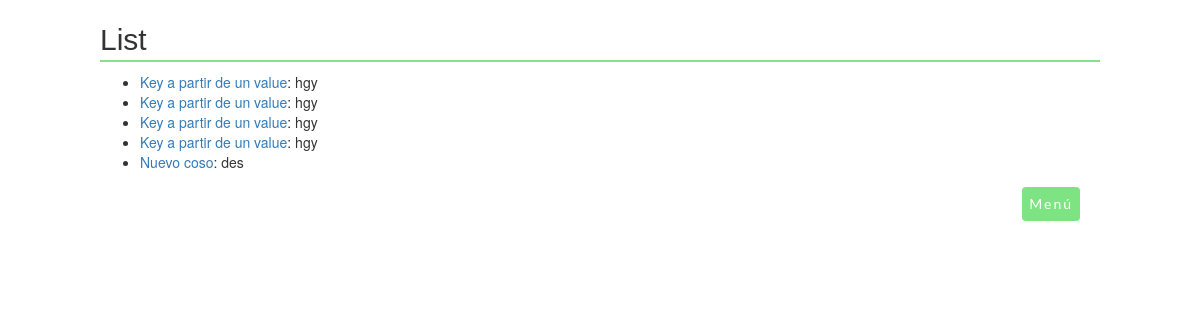
The page /apuntespy/3/ on the database its author committed.
### apuntespy/models.py (models this page shows, shortened)
class Tag(models.Model):
    tag_text = models.CharField(max_length=200, validators=[tag_unico])

class Tip(models.Model):
    tags = models.ManyToManyField(Tag, related_name="tips")
    tip_nombre = models.CharField(max_length=200, validators=[tip_unico])
    tip_descripcion = models.TextField()
    tip_ejemplo = models.TextField()
    def  __str__(self):
        return self.tip_nombre

### apuntespy/views.py (the view)
# urls.py: path('<int:pk>/', views.DetailView.as_view(), name='detail'),
class DetailView(generic.DetailView):
    model = Tag
    template_name = 'apuntespy/detail.html'

### apuntespy/templates/apuntespy/detail.html
{% load static %}
<link rel="stylesheet" href="//maxcdn.bootstrapcdn.com/bootstrap/3.2.0/css/bootstrap.min.css">
<link rel="stylesheet" href="//maxcdn.bootstrapcdn.com/bootstrap/3.2.0/css/bootstrap-theme.min.css">
<link rel="stylesheet" href="{% static 'apuntespy/apuntespy.css' %}">
<h1 class="titulo">{{ tag.tag_text }}</h1>
<ul>
{% for tip in tag.tips.all %}
    <li><a href="{% url 'apuntespy:results' tip.id %}">{{ tip }}</a>: {{ tip.tip_descripcion}}</li>
{% endfor %}
</ul>
            <nav>
                <ul id="submenu">
                    <li> <a href="{% url 'apuntespy:tag_list' %}" class="boton" >Menú</a></li>
                </ul>
            </nav>

### apuntespy/static/apuntespy/apuntespy.css (style rules this page uses)
nav { float: right; }
nav ul { float: right; margin: 0 15px 0 0; list-style: none; overflow: hidden }
nav ul li { float: right; }
nav ul li a { display: block; padding: 20px; color: #fff; text-decoration: none; }
.boton { background-clip: border-box; background: #7ee383; border: 2px solid #7ee383; border-radius: 4px; font-family: "Lato", sans-serif; letter-spacing: 2px; font-weight: normal; text-align: center; vertical-align: middle; white-space: normal; font-size: 14px; padding: 5px; margin: 5px; }
.titulo { font-family: "Unica One", sans-serif; border-bottom: 2px solid #2e2e2e; border-bottom-color: rgba(126, 227, 131, 0.984); font-size: 30px; line-height: 40px; }

### rows shown on the page
Tag: tag_text "List"
Tip: tip_nombre "Key a partir de un value", tip_descripcion "hgy"
Tip: tip_nombre "Key a partir de un value", tip_descripcion "hgy"
Tip: tip_nombre "Key a partir de un value", tip_descripcion "hgy"
Tip: tip_nombre "Key a partir de un value", tip_descripcion "hgy"
Tip: tip_nombre "Nuevo coso", tip_descripcion "des"
